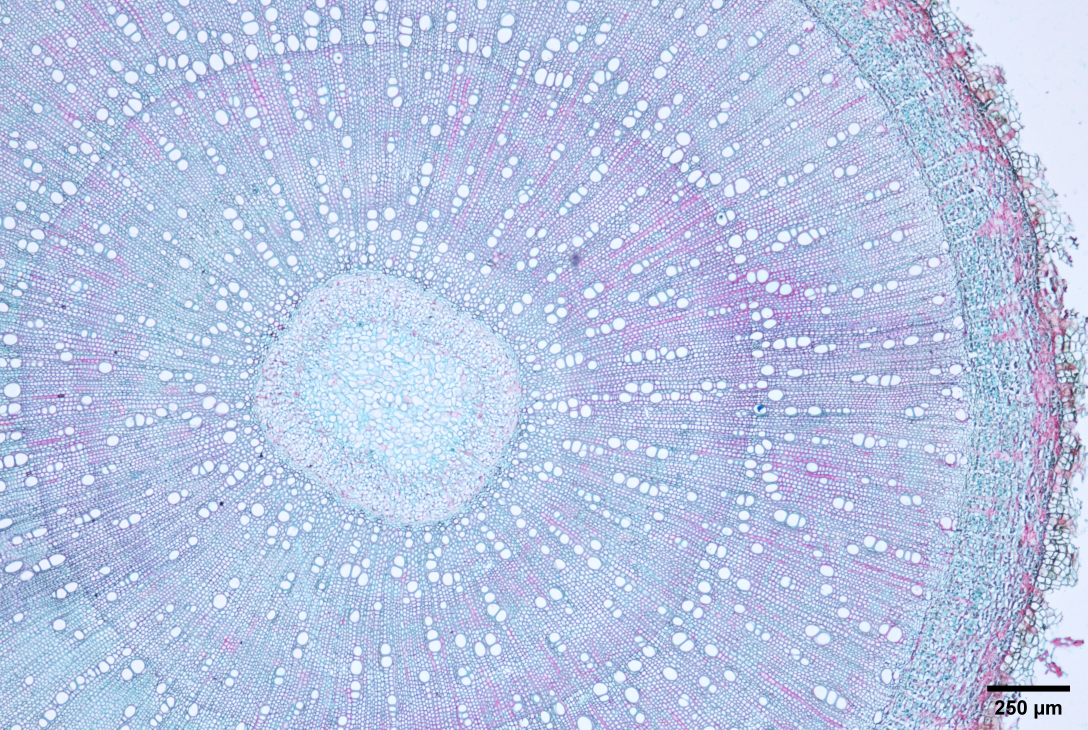
#> input picture Paraffin Section Model/datasets/region1_pose/images/train/11-3   4X.jpg, 5440 x 3648 px (shown at 1/5 size)
$ python -i cambium.py   (imports and definitions only)   (older library calls are emulated)
#> lines starting #> are read from the running program, lines starting #| are printed output that depends on the picture
#> further down, picture is the input picture: shape (3648, 5440, 3); mean B, G, R 228, 197.4, 183.9
"""Cambium box: image-center first, algorithm refine; outline only."""

from __future__ import annotations

import json
from dataclasses import dataclass
from pathlib import Path

import cv2
import numpy as np

from calibration.region3.rules import CAMBIUM_COLOR, CAMBIUM_LINE_THICKNESS, DEFAULT_BOX_PARAMS


# Hard rule: box height <= 1.5 * (image_height / 4)
MAX_HEIGHT_FRAC = 1.5 * 0.25  # 0.375


@dataclass
class CambiumBox:
    x0: int
    y0: int
    x1: int
    y1: int
    center_row: float
    polyline: np.ndarray


@dataclass
class BoxParams:
    """Normalized box rules (center-first + size cap)."""

    center_frac: float = 0.50  # image center
    height_frac: float = 0.25  # start near 1/4 height
    width_frac: float = 0.95
    x_center_frac: float = 0.50
    search_lo: float = 0.35
    search_hi: float = 0.65
    min_height_frac: float = 0.18
    min_width_frac: float = 0.88
    max_height_frac: float = MAX_HEIGHT_FRAC

    def to_dict(self) -> dict:
        return self.__dict__.copy()

    @classmethod
    def from_dict(cls, d: dict) -> "BoxParams":
        known = {k: d[k] for k in cls.__dataclass_fields__ if k in d}
        return cls(**known)


def load_box_params(path: Path | None = None) -> BoxParams:
    if path and path.exists():
        p = BoxParams.from_dict(json.loads(path.read_text(encoding="utf-8")))
    else:
        p = BoxParams.from_dict(DEFAULT_BOX_PARAMS)
    # Always enforce height cap
    p.max_height_frac = min(float(getattr(p, "max_height_frac", MAX_HEIGHT_FRAC)), MAX_HEIGHT_FRAC)
    p.height_frac = min(p.height_frac, p.max_height_frac)
    p.min_height_frac = min(p.min_height_frac, p.max_height_frac)
    return p


def save_box_params(params: BoxParams, path: Path) -> None:
    path.parent.mkdir(parents=True, exist_ok=True)
    path.write_text(json.dumps(params.to_dict(), indent=2), encoding="utf-8")


def _smooth_1d(values: np.ndarray, k: int = 11) -> np.ndarray:
    if len(values) < 3:
        return values.astype(np.float32)
    k = max(3, min(k | 1, len(values) - (1 - len(values) % 2)))
    if k % 2 == 0:
        k -= 1
    return np.convolve(values.astype(np.float32), np.ones(k, dtype=np.float32) / k, mode="same")


def _mid_interface_row(gray: np.ndarray, y_lo: int, y_hi: int, x0: int, x1: int) -> int:
    """Algorithm refine: strongest horizontal interface near image center."""
    roi = gray[y_lo:y_hi, x0:x1]
    if roi.size == 0 or roi.shape[0] < 12:
        return (y_lo + y_hi) // 2
    blur = cv2.GaussianBlur(roi, (5, 5), 0)
    gy = cv2.Sobel(blur, cv2.CV_32F, 0, 1, ksize=5)
    row = _smooth_1d(np.mean(np.abs(gy), axis=1), k=9)
    mid = (len(row) - 1) / 2.0
    xs = np.arange(len(row), dtype=np.float32)
    prior = np.exp(-0.5 * ((xs - mid) / (0.30 * len(row) + 1e-6)) ** 2)
    score = row * (0.35 + 0.65 * prior)
    return y_lo + int(np.argmax(score))


def locate_cambium(img: np.ndarray, params: BoxParams | None = None) -> CambiumBox | None:
    """
    1) Rule: lock to image center
    2) Algorithm: fine-tune center in mid band
    3) Box height capped at 1.5 * (H/4) = 0.375H
    """
    params = params or load_box_params()
    h, w = img.shape[:2]
#> h = 3648; w = 5440
    max_h_frac = min(params.max_height_frac, MAX_HEIGHT_FRAC)

    scale = 4
    small = cv2.resize(img, (w // scale, h // scale), interpolation=cv2.INTER_AREA)
    gray = cv2.cvtColor(small, cv2.COLOR_BGR2GRAY).astype(np.float32)
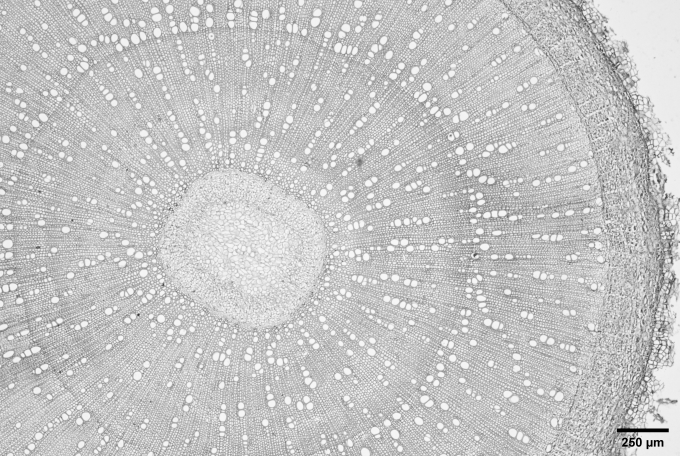
#> gray: shape (912, 1360) float32 (shown at 1/2 size); min 0, max 248, mean 196.8
    sh, _sw = gray.shape
#> sh = 912

    # Width around horizontal center
    bw = max(int(round(params.width_frac * w)), int(round(params.min_width_frac * w)))
#> bw = 5168
    bw = min(bw, w - 2)
    cx = int(round(0.50 * w))  # horizontal center
#> cx = 2720
    x0 = int(np.clip(cx - bw // 2, 0, w - bw - 1))
#> x0 = 136
    x1 = x0 + bw
#> x1 = 5304

    # 1) Image vertical center first
    img_center_s = 0.50 * sh
#> img_center_s = 456

    # 2) Algorithm calibrate near center only
    y_lo = int(sh * max(0.30, params.search_lo))
#> y_lo = 319
    y_hi = int(sh * min(0.70, params.search_hi))
#> y_hi = 592
    if y_hi - y_lo < 10:
        y_lo, y_hi = int(sh * 0.35), int(sh * 0.65)
    sx0 = int(x0 / scale)
#> sx0 = 34
    sx1 = max(sx0 + 1, int(x1 / scale))
#> sx1 = 1326
    algo_s = _mid_interface_row(gray, y_lo, y_hi, sx0, sx1)
#> in _mid_interface_row, `roi = gray[y_lo:y_hi, x0:x1]`:
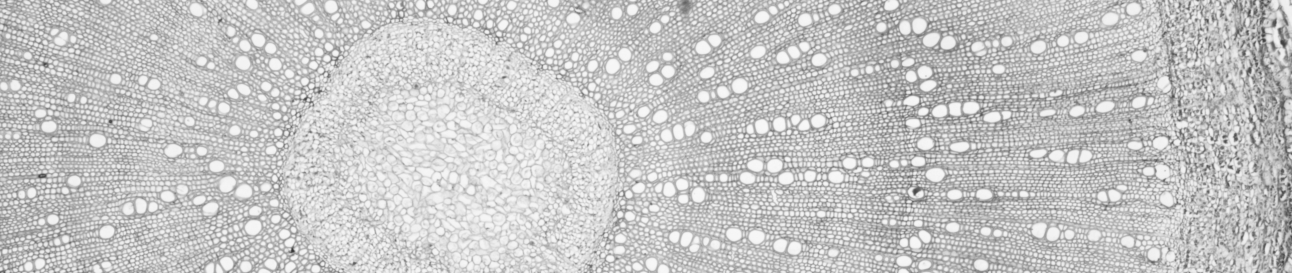
#> roi: shape (273, 1292) float32; min 51, max 248, mean 197.8
#> in _mid_interface_row, `gy = cv2.Sobel(blur, cv2.CV_32F, 0, 1, ksize=5)`:
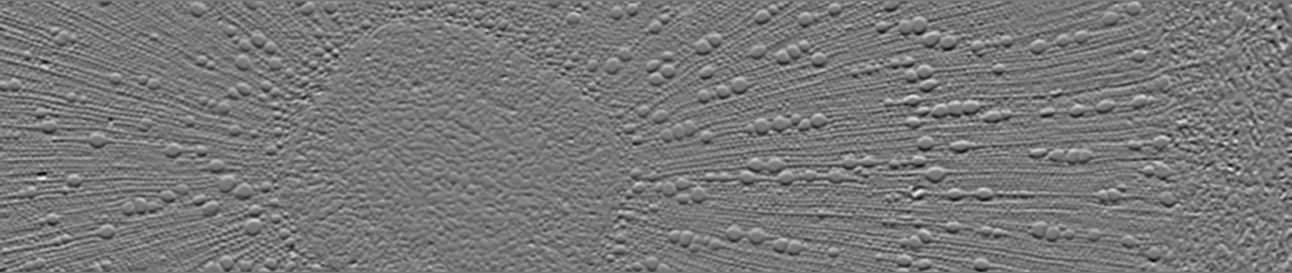
#> gy: shape (273, 1292) float32; min -3959.8, max 4428.7, mean 1.7; drawn with min black and max white
#> in _smooth_1d, `k = max(3, min(k | 1, len(values) - (1 - len(values) % 2)))`: k = 9
#> in _mid_interface_row, `row = _smooth_1d(np.mean(np.abs(gy), axis=1), k=9)`: row = 273 values, max 581.6 at index 193, min 220.6 at index 0, mean 527.6
#> in _mid_interface_row, `mid = (len(row) - 1) / 2.0`: mid = 136
#> in _mid_interface_row, `xs = np.arange(len(row), dtype=np.float32)`: xs = 273 values from 0 to 272
#> in _mid_interface_row, `prior = np.exp(-0.5 * ((xs - mid) / (0.30 * len(row) + 1e-6)) ** 2)`: prior = 273 values, max 1 at index 136, min 0.252 at index 0, mean 0.68
#> in _mid_interface_row, `score = row * (0.35 + 0.65 * prior)`: score = 273 values, max 568.9 at index 117, min 113.3 at index 0, mean 421.4
#> algo_s = 436

    # Keep mostly at image center; algorithm only nudges
    center_s = int(round(0.70 * img_center_s + 0.30 * algo_s))
#> center_s = 450
    center_row = float(center_s * scale)
#> center_row = 1800

    # Height: calibrated but never exceed 1.5*(H/4)
    bh = max(int(round(params.height_frac * h)), int(round(params.min_height_frac * h)))
#> bh = 912
    bh = min(bh, int(round(max_h_frac * h)), h - 2)
    bh = max(bh, int(round(0.12 * h)))  # keep visible

    y0 = int(np.clip(int(round(center_row)) - bh // 2, 0, h - bh - 1))
#> y0 = 1344
    y1 = y0 + bh
#> y1 = 2256

    step = max(1, (x1 - x0) // 200)
#> step = 25
    xs = np.arange(x0, x1 + 1, step)
#> xs = 207 values from 136 to 5286
    poly = np.column_stack([xs, np.full(len(xs), int(round(center_row)))]).astype(np.int32)
#> poly = 207 pairs, first value 136 to 5286, second value 1800 to 1800
    return CambiumBox(x0=x0, y0=y0, x1=x1, y1=y1, center_row=center_row, polyline=poly)


def draw_cambium_annotation(img: np.ndarray, box: CambiumBox, score: int | None = None) -> np.ndarray:
    """Outline only — no fill color inside the box."""
    out = img.copy()
    cv2.rectangle(out, (box.x0, box.y0), (box.x1, box.y1), CAMBIUM_COLOR, CAMBIUM_LINE_THICKNESS, cv2.LINE_AA)
    if score is not None:
        label = f"{score}"
        y = max(box.y0 - 12, 40)
        cv2.putText(out, label, (box.x0 + 12, y), cv2.FONT_HERSHEY_SIMPLEX, 1.4, (255, 255, 255), 4)
        cv2.putText(out, label, (box.x0 + 12, y), cv2.FONT_HERSHEY_SIMPLEX, 1.4, CAMBIUM_COLOR, 2)
    return out

>>> import cv2
>>> picture = cv2.imread('../../datasets/region1_pose/images/train/11-3   4X.jpg')
>>> result = locate_cambium(picture)

$ run again, on Paraffin Section Model/datasets/region1_pose/images/train/45-3   4X.jpg
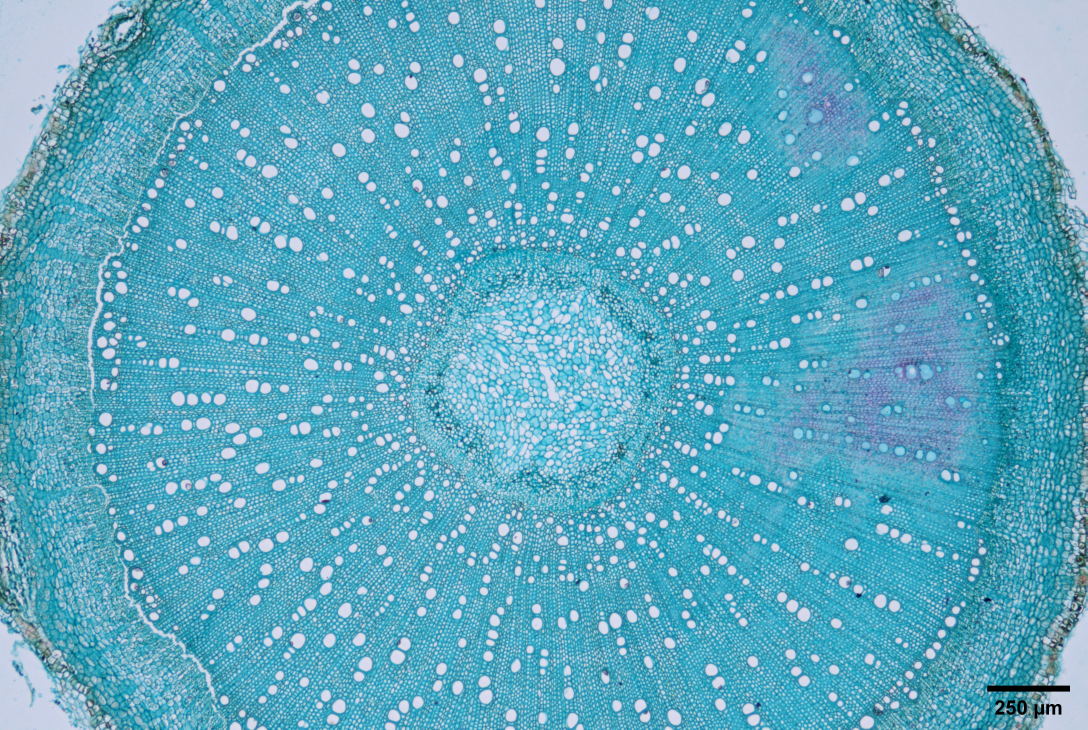
#> input picture Paraffin Section Model/datasets/region1_pose/images/train/45-3   4X.jpg, 5440 x 3648 px (shown at 1/5 size)
#> picture is the input picture: shape (3648, 5440, 3); mean B, G, R 191.3, 167.9, 90.8
#> in _mid_interface_row, `roi = gray[y_lo:y_hi, x0:x1]`:
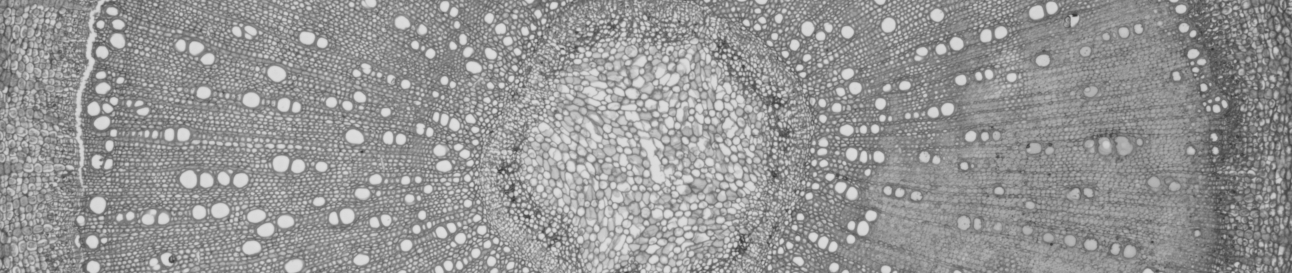
#> roi: shape (273, 1292) float32; min 49, max 225, mean 148.8
#> in _mid_interface_row, `gy = cv2.Sobel(blur, cv2.CV_32F, 0, 1, ksize=5)`:
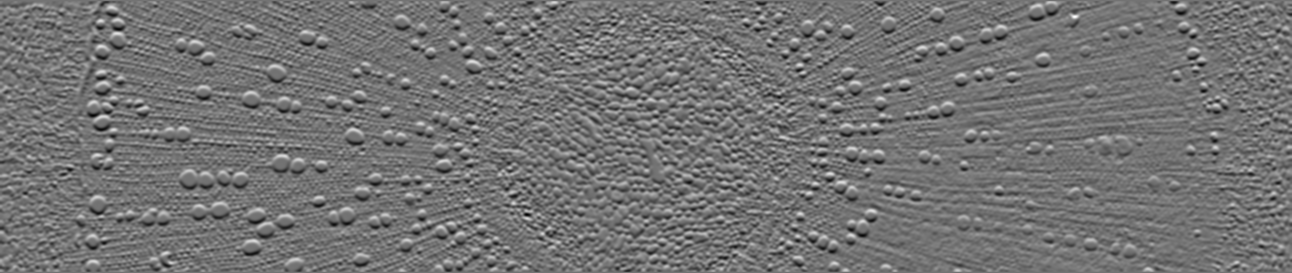
#> gy: shape (273, 1292) float32; min -3797.7, max 4582.9, mean 3.5; drawn with min black and max white
#> k = 9
#> row = 273 values, max 625.5 at index 104, min 224 at index 0, mean 552.6
#> mid = 136
#> in _mid_interface_row, `xs = np.arange(len(row), dtype=np.float32)`: xs = 273 values from 0 to 272
#> prior = 273 values, max 1 at index 136, min 0.252 at index 0, mean 0.68
#> score = 273 values, max 604.4 at index 132, min 115.1 at index 0, mean 441.8
#> algo_s = 451
#> center_s = 454
#> center_row = 1816
#> y0 = 1360
#> y1 = 2272
#> poly = 207 pairs, first value 136 to 5286, second value 1816 to 1816

$ run again, on Paraffin Section Model/datasets/region1_pose/images/train/47-3   4X.jpg
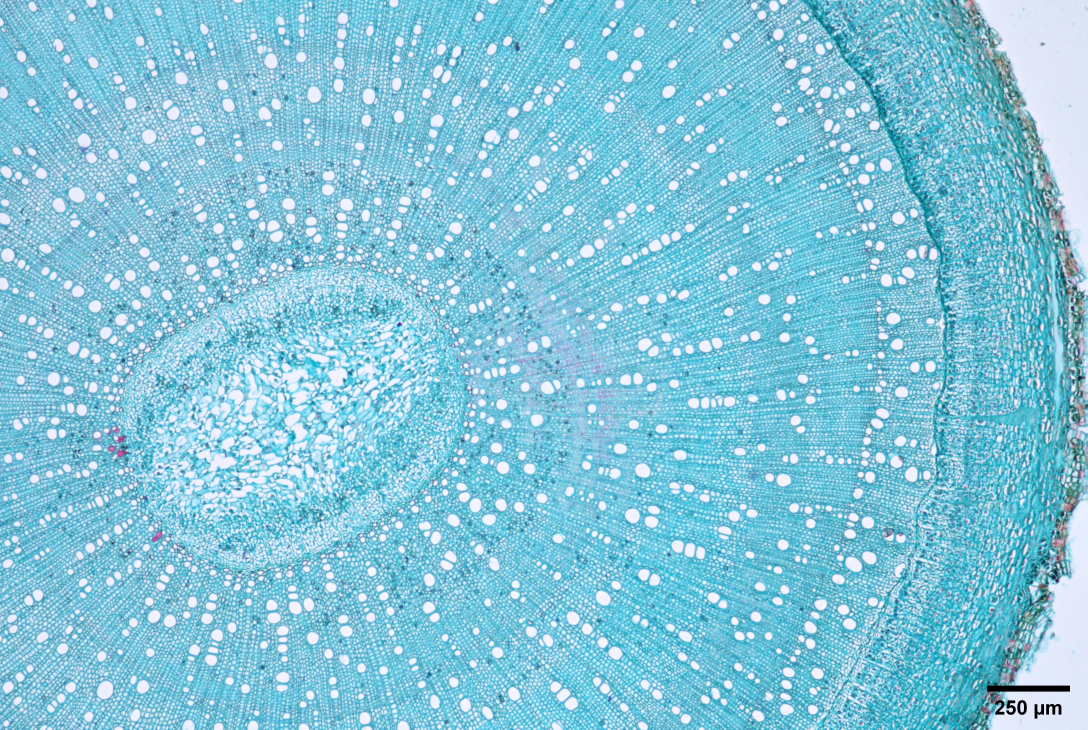
#> input picture Paraffin Section Model/datasets/region1_pose/images/train/47-3   4X.jpg, 5440 x 3648 px (shown at 1/5 size)
#> picture is the input picture: shape (3648, 5440, 3); mean B, G, R 218.9, 197.2, 131.5
#> in _mid_interface_row, `roi = gray[y_lo:y_hi, x0:x1]`:
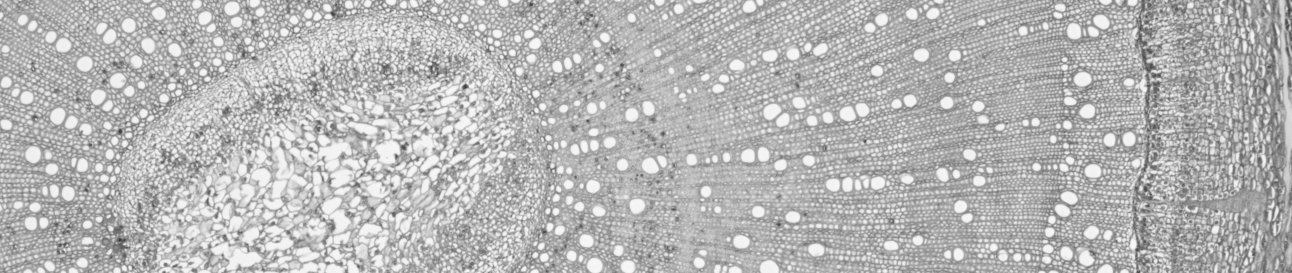
#> roi: shape (273, 1292) float32; min 53, max 248, mean 181.9
#> in _mid_interface_row, `gy = cv2.Sobel(blur, cv2.CV_32F, 0, 1, ksize=5)`:
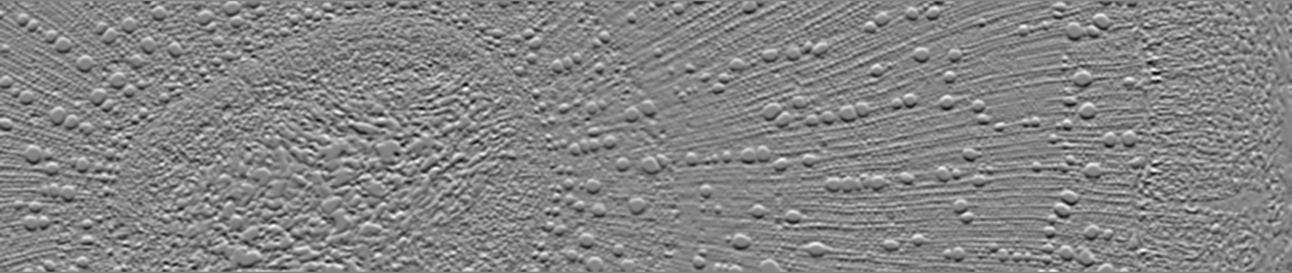
#> gy: shape (273, 1292) float32; min -4006.7, max 3694.4, mean 2.7; drawn with min black and max white
#> k = 9
#> row = 273 values, max 695.2 at index 162, min 262.5 at index 272, mean 612.4
#> mid = 136
#> in _mid_interface_row, `xs = np.arange(len(row), dtype=np.float32)`: xs = 273 values from 0 to 272
#> prior = 273 values, max 1 at index 136, min 0.252 at index 0, mean 0.68
#> score = 273 values, max 673 at index 162, min 134.9 at index 272, mean 488.1
#> algo_s = 481
#> center_s = 464
#> center_row = 1856
#> y0 = 1400
#> y1 = 2312
#> poly = 207 pairs, first value 136 to 5286, second value 1856 to 1856
